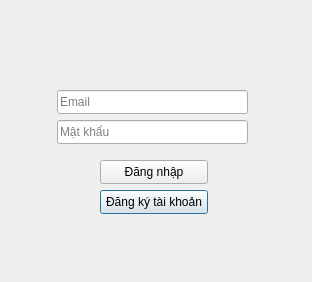
<?xml version="1.0" encoding="UTF-8"?>
<ui version="4.0">
 <class>QDialog</class>
 <widget class="QDialog" name="QDialog">
  <property name="geometry">
   <rect>
    <x>0</x>
    <y>0</y>
    <width>312</width>
    <height>282</height>
   </rect>
  </property>
  <property name="windowTitle">
   <string>Dialog</string>
  </property>
  <widget class="QLineEdit" name="passwordEdit">
   <property name="geometry">
    <rect>
     <x>57</x>
     <y>120</y>
     <width>191</width>
     <height>24</height>
    </rect>
   </property>
   <property name="placeholderText">
    <string>Mật khẩu</string>
   </property>
  </widget>
  <widget class="QLineEdit" name="emailEdit">
   <property name="geometry">
    <rect>
     <x>57</x>
     <y>90</y>
     <width>191</width>
     <height>24</height>
    </rect>
   </property>
   <property name="placeholderText">
    <string>Email</string>
   </property>
  </widget>
  <widget class="QPushButton" name="signupButton">
   <property name="geometry">
    <rect>
     <x>100</x>
     <y>190</y>
     <width>108</width>
     <height>24</height>
    </rect>
   </property>
   <property name="text">
    <string>Đăng ký tài khoản</string>
   </property>
  </widget>
  <widget class="QPushButton" name="loginButton">
   <property name="geometry">
    <rect>
     <x>100</x>
     <y>160</y>
     <width>108</width>
     <height>24</height>
    </rect>
   </property>
   <property name="text">
    <string>Đăng nhập</string>
   </property>
  </widget>
 </widget>
 <resources/>
 <connections/>
</ui>
